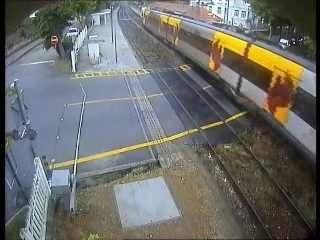
#> input picture frame 71 of Lab03/input/train.mp4, 320 x 240 px
$ python video.py
#> lines starting #> are read from the running program, lines starting #| are printed output that depends on the picture
import cv2
import numpy as np
import os

def select_object(frame, threshold, resolve, areas, cc_mask):
    h, w, _ = frame.shape
    frame = np.array(frame, dtype=np.int32)

    for i in range(h):
        for j in range(w):
            if not cc_mask[i][j]:
                continue
            for set in resolve:
                if cc_mask[i][j] in set:
                    cc_mask[i][j] = min(set)
    tmp = dict()
    for i in range(h):
        for j in range(w):
            if cc_mask[i][j] in tmp:
                tmp[cc_mask[i][j]] += 1
            else:
                tmp[cc_mask[i][j]] = 1
    for label, area in tmp.items():
        if area < threshold or area > 10000:
            continue
        right = 0
        left = w
        top = 0
        bottom = h
        for i in range(h):
            for j in range(w):
                if label == cc_mask[i][j]:
                    right = max(right, j)
                    left = min(left, j)
                    top = max(top, i)
                    bottom = min(bottom, i)
        cv2.rectangle(frame, (right, top), (left, bottom), (0, 255, 0), 2)


    # [18 lines of commented-out code are left out]

    np.clip(frame, 0, 255, out=frame)
    frame = np.array(frame, dtype=np.uint8)
    return frame


def connected_component(nmask):
    h, w = nmask.shape
    resolve = []
    areas = dict()
    new_mask = np.zeros_like(nmask, dtype=np.int32)
    unused = 2

    for i in range(h):
        for j in range(w):
            if nmask[i][j] == 0:
                continue

            if not i and not j:
                new_mask[i][j] = 1
                areas[1] = 1
            elif not i and j:
                if new_mask[i][j-1] != 0:
                    new_mask[i][j] = new_mask[i][j-1]
                    areas[new_mask[i][j]] += 1
                else:
                    new_mask[i][j] = unused
                    areas[unused] = 1
                    unused += 1
            elif not j and i:
                if new_mask[i-1][j] != 0:
                    new_mask[i][j] = new_mask[i-1][j]
                    areas[new_mask[i][j]] += 1
                else:
                    new_mask[i][j] = unused
                    areas[unused] = 1
                    unused += 1
            else:
                if new_mask[i-1][j] != 0 and new_mask[i][j-1] != 0:
                    new_mask[i][j] = min(new_mask[i-1][j], new_mask[i][j-1])
                    areas[new_mask[i][j]] += 1
                    check = True
                    for set in resolve:
                        if new_mask[i][j] in set:
                            set.add(max(new_mask[i-1][j], new_mask[i][j-1]))
                            check = False
                            break
                    if check:
                        resolve.append({new_mask[i-1][j], new_mask[i][j-1]})

                elif new_mask[i-1][j] != 0:
                    new_mask[i][j] = new_mask[i-1][j]
                    areas[new_mask[i][j]] += 1
                elif new_mask[i][j-1] != 0:
                    new_mask[i][j] = new_mask[i][j-1]
                    areas[new_mask[i][j]] += 1
                else:
                    new_mask[i][j] = unused
                    areas[unused] = 1
                    unused += 1
    return resolve, areas, new_mask


def solve(video, threshold):
#> called with threshold = 450
    backSub = cv2.createBackgroundSubtractorMOG2()
    fourcc = cv2.VideoWriter_fourcc(*'mp4v')
    out = cv2.VideoWriter('output/output.mp4', fourcc, 20.0, (320, 240))
    while True:
        ret, frame = video.read()
#> frame is the input picture: shape (240, 320, 3); mean B, G, R 105.3, 109.4, 108.1
        if not ret:
            break

        fgmask = backSub.apply(frame) ##find foreground
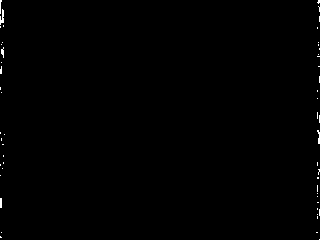
#> fgmask: shape (240, 320); values 127 (black) and 255 (white), 0.34% white in thin lines or dots
        shadowval = backSub.getShadowValue() ## elminiate shadow
        ret, nmask = cv2.threshold(fgmask, shadowval, 255, cv2.THRESH_BINARY)
#> nmask: shape (240, 320); 0.34% white in thin lines or dots
#> ret = 127
        if not ret:
            break
        x, y = nmask.shape
#> x = 240; y = 320
        if np.count_nonzero(nmask == 255) < x*y*0.1:

            resolve, areas, cc_mask = connected_component(nmask)
#> after the loop in connected_component, `for i in range(h):`: new_mask: shape (240, 320) int32; 60 distinct labels, from 0 to 59
#> resolve = 8 items; areas = 59 items
            selected_frame = select_object(frame, threshold, resolve, areas, cc_mask)
#> after the loop in select_object, `for i in range(h):`:
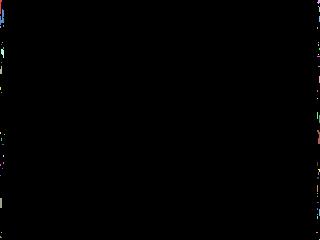
#> cc_mask: shape (240, 320) int32; 56 distinct labels, from 0 to 59; one colour per label, 0 black
        else:
            selected_frame = frame
        out.write(selected_frame)
        # cv2.imshow("frame", selected_frame)
        # if cv2.waitKey(33) & 0xFF == ord(']'):
        #     break

if __name__ == '__main__':

    video = cv2.VideoCapture('input/train.mp4')

    if not video.isOpened():
        print('error : The video is not found.')
        exit(1)

    solve(video, threshold=450)
